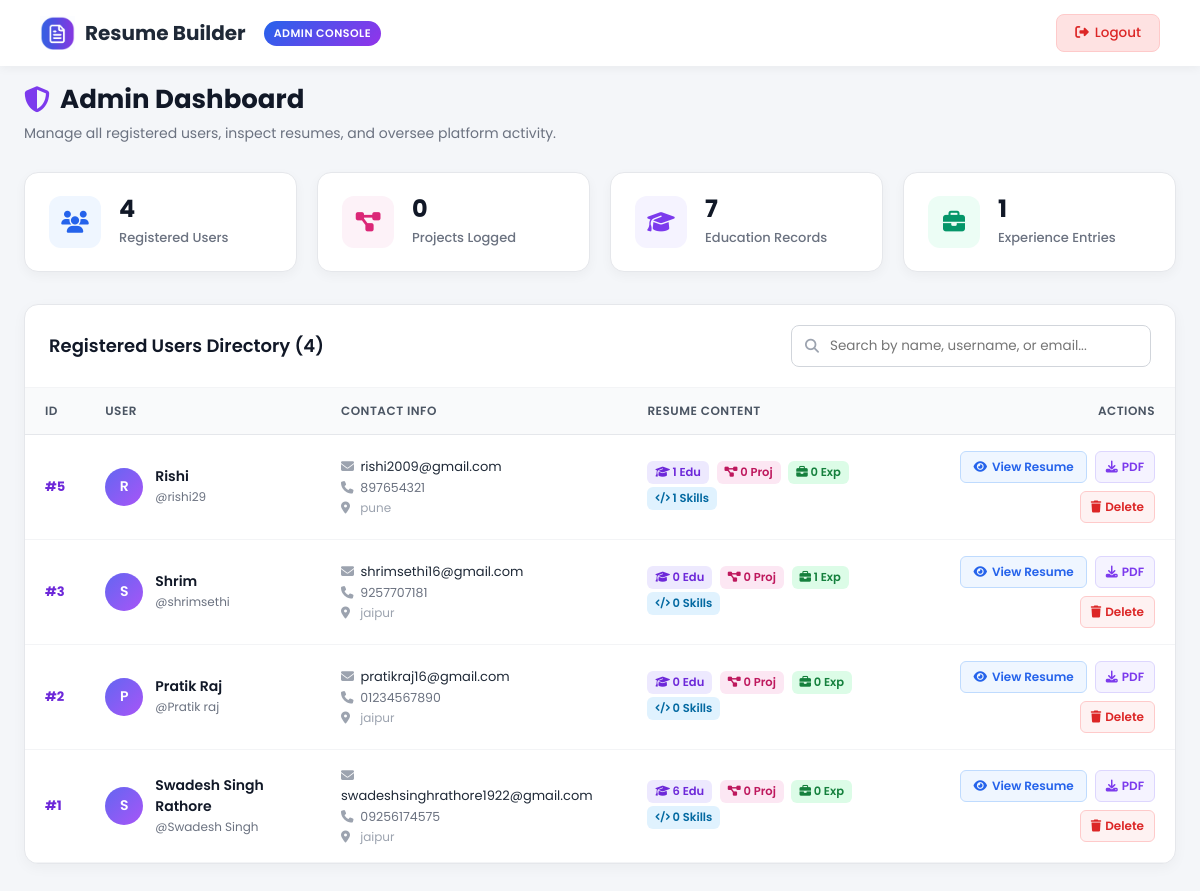
Page /admin (signed in) on the committed database.
### tables this page shows
CREATE TABLE users (
            user_id INTEGER PRIMARY KEY AUTOINCREMENT,
            name TEXT NOT NULL,
            email TEXT UNIQUE NOT NULL,
            username TEXT UNIQUE NOT NULL,
            password TEXT NOT NULL
        , template TEXT DEFAULT 'classic');

### app.py (the view)
@app.route("/admin")
@admin_required
def admin_dashboard():
    conn = sqlite3.connect("database.db")
    conn.row_factory = sqlite3.Row
    c = conn.cursor()
    c.execute("""
        SELECT
            u.user_id,
            u.name,
            u.email,
            u.username,
            (SELECT phone FROM contacts WHERE user_id = u.user_id LIMIT 1) AS phone,
            (SELECT City FROM contacts WHERE user_id = u.user_id LIMIT 1) AS city,
            (SELECT COUNT(*) FROM education WHERE user_id = u.user_id) AS edu_count,
            (SELECT COUNT(*) FROM experience WHERE user_id = u.user_id) AS exp_count,
            (SELECT COUNT(*) FROM projects WHERE user_id = u.user_id) AS proj_count,
            (SELECT COUNT(*) FROM skills WHERE user_id = u.user_id) AS skill_count
        FROM users u
        ORDER BY u.user_id DESC
    """)
    users = c.fetchall()
    c.execute("SELECT COUNT(*) FROM users")
    total_users = c.fetchone()[0]
    c.execute("SELECT COUNT(*) FROM projects")
    total_projects = c.fetchone()[0]
    c.execute("SELECT COUNT(*) FROM education")
    total_education = c.fetchone()[0]
    c.execute("SELECT COUNT(*) FROM experience")
    total_experience = c.fetchone()[0]
    conn.close()
    stats = {
        'total_users': total_users,
        'total_projects': total_projects,
        'total_education': total_education,
        'total_experience': total_experience
    }
    return render_template("admin.html", users=users, stats=stats)

### app.py (called while the page is built, shortened)
def admin_required(f):
    @wraps(f)
    def decorated_function(*args, **kwargs):
        if not session.get('is_admin'):
            return redirect(url_for('login'))
        return f(*args, **kwargs)
    return decorated_function

@app.context_processor
def inject_current_user():
    user_id = session.get('user_id')
    is_admin = session.get('is_admin', False)
    if not user_id and not is_admin:
        return {'current_user': None}
    if is_admin or user_id == 'admin':
        return {
            'current_user': {
                'id': 'admin',
                'name': 'Administrator',
                'username': 'admin',
                'email': 'admin@system.local',
                'initials': 'AD',
                'is_admin': True
            }
        }

### templates/admin.html (shortened to what this page needs)
<!DOCTYPE html>
<html lang="en">
<head>
  <link rel="stylesheet" href="https://cdnjs.cloudflare.com/ajax/libs/font-awesome/6.7.2/css/all.min.css">
</head>
<body>
  <div class="navbar">
    <div class="logo">
      <img src="/static/Images/logo (2).png" alt="Logo">
      <a href="/admin">Resume Builder</a>
      <span class="admin-badge">Admin Console</span>
    </div>
    <div class="nav-links">
      <a href="/logout" class="btn-nav btn-logout">
        <i class="fa-solid fa-right-from-bracket"></i> Logout
      </a>
    </div>
  </div>
  <div class="container">
    <div class="dashboard-header">
      <h1><i class="fa-solid fa-shield-halved" style="color: #7c3aed;"></i> Admin Dashboard</h1>
      <p>Manage all registered users, inspect resumes, and oversee platform activity.</p>
    </div>
    <div class="stats-grid">
      <div class="stat-card">
        <div class="stat-icon users">
          <i class="fa-solid fa-users"></i>
        </div>
        <div class="stat-info">
          <h3>{{ stats.total_users }}</h3>
          <span>Registered Users</span>
        </div>
      </div>
      <div class="stat-card">
        <div class="stat-icon projects">
          <i class="fa-solid fa-diagram-project"></i>
        </div>
        <div class="stat-info">
          <h3>{{ stats.total_projects }}</h3>
          <span>Projects Logged</span>
        </div>
      </div>
      <div class="stat-card">
        <div class="stat-icon education">
          <i class="fa-solid fa-graduation-cap"></i>
        </div>
        <div class="stat-info">
          <h3>{{ stats.total_education }}</h3>
          <span>Education Records</span>
        </div>
      </div>
      <div class="stat-card">
        <div class="stat-icon experience">
          <i class="fa-solid fa-briefcase"></i>
        </div>
        <div class="stat-info">
          <h3>{{ stats.total_experience }}</h3>
          <span>Experience Entries</span>
        </div>
      </div>
    </div>
    <div class="table-card">
      <div class="table-toolbar">
        <h2>Registered Users Directory ({{ users|length }})</h2>
        <div class="search-box">
          <i class="fa-solid fa-magnifying-glass"></i>
          <input type="text" id="searchInput" placeholder="Search by name, username, or email..." onkeyup="filterUsers()">
        </div>
      </div>
      <div class="table-responsive">
        <table id="usersTable">
          <thead>
            <tr>
              <th style="width: 60px;">ID</th>
              <th>User</th>
              <th>Contact Info</th>
              <th>Resume Content</th>
              <th style="text-align: right;">Actions</th>
            </tr>
          </thead>
          <tbody>
            {% if users %}
              {% for u in users %}
              <tr class="user-row">
                <td>
                  <strong style="color: #6d28d9; font-size: 13px;">#{{ u.user_id }}</strong>
                </td>
                <td>
                  <div class="user-profile-cell">
                    <div class="user-avatar">
                      {{ u.name[:1]|upper if u.name else 'U' }}
                    </div>
                    <div class="user-name-box">
                      <h4 class="user-fullname">{{ u.name }}</h4>
                      <span class="user-uname">@{{ u.username }}</span>
                    </div>
                  </div>
                </td>
                <td>
                  <div style="font-size: 13px; color: #1f2937;" class="user-email">
                    <i class="fa-solid fa-envelope" style="color: #9ca3af; width: 16px;"></i> {{ u.email }}
                  </div>
                  {% if u.phone %}
                  <div style="font-size: 12.5px; color: #6b7280; margin-top: 2px;">
                    <i class="fa-solid fa-phone" style="color: #9ca3af; width: 16px;"></i> {{ u.phone }}
                  </div>
                  {% endif %}
                  {% if u.city %}
                  <div style="font-size: 12px; color: #9ca3af; margin-top: 2px;">
                    <i class="fa-solid fa-location-dot" style="width: 16px;"></i> {{ u.city }}
                  </div>
                  {% endif %}
                </td>
                <td>
                  <div>
                    <span class="badge-count badge-edu" title="Education entries">
                      <i class="fa-solid fa-graduation-cap"></i> {{ u.edu_count }} Edu
                    </span>
                    <span class="badge-count badge-proj" title="Projects logged">
                      <i class="fa-solid fa-diagram-project"></i> {{ u.proj_count }} Proj
                    </span>
                    <span class="badge-count badge-exp" title="Experience records">
                      <i class="fa-solid fa-briefcase"></i> {{ u.exp_count }} Exp
                    </span>
                    <span class="badge-count badge-skill" title="Skills added">
                      <i class="fa-solid fa-code"></i> {{ u.skill_count }} Skills
                    </span>
                  </div>
                </td>
                <td style="text-align: right;">
                  <div class="action-group" style="justify-content: flex-end;">
                    <a href="/admin/resume/{{ u.user_id }}" class="btn-action-view" title="View Full Resume">
                      <i class="fa-solid fa-eye"></i> View Resume
                    </a>
                    <a href="/dpw/{{ u.user_id }}" class="btn-action-pdf" title="Download PDF Resume">
                      <i class="fa-solid fa-download"></i> PDF
                    </a>
                    <form method="POST" action="/admin/delete_user/{{ u.user_id }}" onsubmit="return confirm('Are you sure you want to permanently delete user {{ u.name }} (@{{ u.username }}) and all their resume entries? This cannot be undone.');" style="display: inline; margin: 0;">
                      <button type="submit" class="btn-action-delete" title="Delete User">
                        <i class="fa-solid fa-trash"></i> Delete
                      </button>
                    </form>
                  </div>
                </td>
              </tr>
              {% endfor %}
            {% endif %}
          </tbody>
        </table>
      </div>
    </div>
  </div>
</body>
</html>

### rows in the picture
users: user_id "5", name "R", name "Rishi", username "rishi29", email "rishi2009@gmail.com", phone "897654321", city "pune", edu_count "1", proj_count "0", exp_count "0", skill_count "1"
users: user_id "3", name "S", name "Shrim", username "shrimsethi", email "shrimsethi16@gmail.com", phone "9257707181", city "jaipur", edu_count "0", proj_count "0", exp_count "1", skill_count "0"
users: user_id "2", name "P", name "Pratik Raj", username "Pratik raj", email "pratikraj16@gmail.com", phone "01234567890", city "jaipur", edu_count "0", proj_count "0", exp_count "0", skill_count "0"
users: user_id "1", name "S", name "Swadesh Singh Rathore", username "Swadesh Singh", email "swadeshsinghrathore1922@gmail.com", phone "09256174575", city "jaipur", edu_count "6", proj_count "0", exp_count "0", skill_count "0"

### other values in the picture
{{ stats.total_users }} "4"
{{ stats.total_projects }} "0"
{{ stats.total_education }} "7"
{{ stats.total_experience }} "1"
{{ users|length }} "4"
